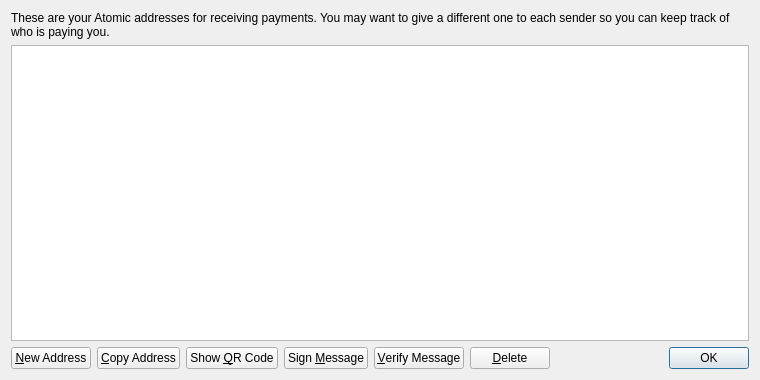
<?xml version="1.0" encoding="UTF-8"?>
<ui version="4.0">
 <class>AddressBookPage</class>
 <widget class="QWidget" name="AddressBookPage">
  <property name="geometry">
   <rect>
    <x>0</x>
    <y>0</y>
    <width>760</width>
    <height>380</height>
   </rect>
  </property>
  <property name="windowTitle">
   <string>Address Book</string>
  </property>
  <property name="styleSheet">
   <string notr="true">background-image: url(:/images/bkg2);</string>
  </property>
  <layout class="QVBoxLayout" name="verticalLayout">
   <item>
    <widget class="QLabel" name="labelExplanation">
     <property name="text">
      <string>These are your Atomic addresses for receiving payments. You may want to give a different one to each sender so you can keep track of who is paying you.</string>
     </property>
     <property name="textFormat">
      <enum>Qt::PlainText</enum>
     </property>
     <property name="wordWrap">
      <bool>true</bool>
     </property>
    </widget>
   </item>
   <item>
    <widget class="QTableView" name="tableView">
     <property name="contextMenuPolicy">
      <enum>Qt::CustomContextMenu</enum>
     </property>
     <property name="toolTip">
      <string>Double-click to edit address or label</string>
     </property>
     <property name="tabKeyNavigation">
      <bool>false</bool>
     </property>
     <property name="alternatingRowColors">
      <bool>true</bool>
     </property>
     <property name="selectionMode">
      <enum>QAbstractItemView::SingleSelection</enum>
     </property>
     <property name="selectionBehavior">
      <enum>QAbstractItemView::SelectRows</enum>
     </property>
     <property name="sortingEnabled">
      <bool>true</bool>
     </property>
     <attribute name="verticalHeaderVisible">
      <bool>false</bool>
     </attribute>
    </widget>
   </item>
   <item>
    <layout class="QHBoxLayout" name="horizontalLayout">
     <item>
      <widget class="QPushButton" name="newAddressButton">
       <property name="toolTip">
        <string>Create a new address</string>
       </property>
       <property name="text">
        <string>&amp;New Address</string>
       </property>
       <property name="icon">
        <iconset resource="../bitcoin.qrc">
         <normaloff>:/icons/add</normaloff>:/icons/add</iconset>
       </property>
      </widget>
     </item>
     <item>
      <widget class="QPushButton" name="copyToClipboard">
       <property name="toolTip">
        <string>Copy the currently selected address to the system clipboard</string>
       </property>
       <property name="text">
        <string>&amp;Copy Address</string>
       </property>
       <property name="icon">
        <iconset resource="../bitcoin.qrc">
         <normaloff>:/icons/editcopy</normaloff>:/icons/editcopy</iconset>
       </property>
      </widget>
     </item>
     <item>
      <widget class="QPushButton" name="showQRCode">
       <property name="text">
        <string>Show &amp;QR Code</string>
       </property>
       <property name="icon">
        <iconset resource="../bitcoin.qrc">
         <normaloff>:/icons/qrcode</normaloff>:/icons/qrcode</iconset>
       </property>
      </widget>
     </item>
     <item>
      <widget class="QPushButton" name="signMessage">
       <property name="toolTip">
        <string>Sign a message to prove you own a Atomic address</string>
       </property>
       <property name="text">
        <string>Sign &amp;Message</string>
       </property>
       <property name="icon">
        <iconset resource="../bitcoin.qrc">
         <normaloff>:/icons/edit</normaloff>:/icons/edit</iconset>
       </property>
      </widget>
     </item>
     <item>
      <widget class="QPushButton" name="verifyMessage">
       <property name="toolTip">
        <string>Verify a message to ensure it was signed with a specified Atomic address</string>
       </property>
       <property name="text">
        <string>&amp;Verify Message</string>
       </property>
       <property name="icon">
        <iconset resource="../bitcoin.qrc">
         <normaloff>:/icons/transaction_0</normaloff>:/icons/transaction_0</iconset>
       </property>
      </widget>
     </item>
     <item>
      <widget class="QPushButton" name="deleteButton">
       <property name="toolTip">
        <string>Delete the currently selected address from the list</string>
       </property>
       <property name="text">
        <string>&amp;Delete</string>
       </property>
       <property name="icon">
        <iconset resource="../bitcoin.qrc">
         <normaloff>:/icons/remove</normaloff>:/icons/remove</iconset>
       </property>
      </widget>
     </item>
     <item>
      <spacer name="horizontalSpacer">
       <property name="orientation">
        <enum>Qt::Horizontal</enum>
       </property>
       <property name="sizeHint" stdset="0">
        <size>
         <width>40</width>
         <height>20</height>
        </size>
       </property>
      </spacer>
     </item>
     <item>
      <widget class="QDialogButtonBox" name="buttonBox">
       <property name="sizePolicy">
        <sizepolicy hsizetype="Maximum" vsizetype="Fixed">
         <horstretch>0</horstretch>
         <verstretch>0</verstretch>
        </sizepolicy>
       </property>
       <property name="standardButtons">
        <set>QDialogButtonBox::Ok</set>
       </property>
      </widget>
     </item>
    </layout>
   </item>
  </layout>
 </widget>
 <resources>
  <include location="../bitcoin.qrc"/>
 </resources>
 <connections/>
</ui>
